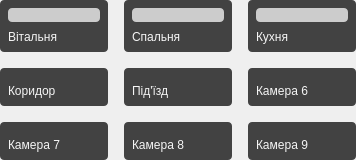
     <widget class="QWidget" name="page_5">
      <layout class="QVBoxLayout" name="verticalLayout_11">
       <property name="spacing">
        <number>0</number>
       </property>
       <property name="leftMargin">
        <number>0</number>
       </property>
       <property name="topMargin">
        <number>0</number>
       </property>
       <property name="rightMargin">
        <number>0</number>
       </property>
       <property name="bottomMargin">
        <number>0</number>
       </property>
       <item>
        <widget class="QWidget" name="widget_2" native="true">
         <layout class="QGridLayout" name="gridLayout" rowstretch="1,1,1" columnstretch="1,1,1" rowminimumheight="1,1,1" columnminimumwidth="1,1,1">
          <property name="leftMargin">
           <number>0</number>
          </property>
          <property name="topMargin">
           <number>0</number>
          </property>
          <property name="rightMargin">
           <number>0</number>
          </property>
          <property name="bottomMargin">
           <number>0</number>
          </property>
          <property name="spacing">
           <number>16</number>
          </property>
          <item row="0" column="0">
           <widget class="QWidget" name="widget_3" native="true">
            <property name="styleSheet">
             <string notr="true">background: #424242;
border-radius: 4px;
color: #f5f5f5;</string>
            </property>
            <layout class="QVBoxLayout" name="verticalLayout_2" stretch="1,0">
             <property name="spacing">
              <number>8</number>
             </property>
             <property name="leftMargin">
              <number>8</number>
             </property>
             <property name="topMargin">
              <number>8</number>
             </property>
             <property name="rightMargin">
              <number>8</number>
             </property>
             <property name="bottomMargin">
              <number>8</number>
             </property>
             <item>
              <widget class="QPushButton" name="pushButton_14">
               <property name="sizePolicy">
                <sizepolicy hsizetype="Minimum" vsizetype="Preferred">
                 <horstretch>0</horstretch>
                 <verstretch>0</verstretch>
                </sizepolicy>
               </property>
               <property name="cursor">
                <cursorShape>PointingHandCursor</cursorShape>
               </property>
               <property name="styleSheet">
                <string notr="true">background: #ccc;</string>
               </property>
               <property name="text">
                <string/>
               </property>
              </widget>
             </item>
             <item>
              <widget class="QWidget" name="widget_13" native="true">
               <property name="styleSheet">
                <string notr="true">padding: 0;</string>
               </property>
               <layout class="QHBoxLayout" name="horizontalLayout_2" stretch="1,0">
                <property name="spacing">
                 <number>8</number>
                </property>
                <property name="leftMargin">
                 <number>0</number>
                </property>
                <property name="topMargin">
                 <number>0</number>
                </property>
                <property name="rightMargin">
                 <number>0</number>
                </property>
                <property name="bottomMargin">
                 <number>0</number>
                </property>
                <item>
                 <widget class="QLabel" name="label">
                  <property name="text">
                   <string>Вітальня</string>
                  </property>
                 </widget>
                </item>
                <item>
                 <widget class="QPushButton" name="pushButton_3">
                  <property name="cursor">
                   <cursorShape>PointingHandCursor</cursorShape>
                  </property>
                  <property name="text">
                   <string/>
                  </property>
                  <property name="icon">
                   <iconset resource="images.qrc">
                    <normaloff>:/img/on.png</normaloff>:/img/on.png</iconset>
                  </property>
                 </widget>
                </item>
               </layout>
              </widget>
             </item>
            </layout>
           </widget>
          </item>
          <item row="0" column="1">
           <widget class="QWidget" name="widget_4" native="true">
            <property name="styleSheet">
             <string notr="true">background: #424242;
border-radius: 4px;
color: #f5f5f5;</string>
            </property>
            <layout class="QVBoxLayout" name="verticalLayout_3" stretch="1,0">
             <property name="spacing">
              <number>8</number>
             </property>
             <property name="leftMargin">
              <number>8</number>
             </property>
             <property name="topMargin">
              <number>8</number>
             </property>
             <property name="rightMargin">
              <number>8</number>
             </property>
             <property name="bottomMargin">
              <number>8</number>
             </property>
             <item>
              <widget class="QWidget" name="widget_14" native="true">
               <property name="cursor">
                <cursorShape>PointingHandCursor</cursorShape>
               </property>
               <property name="styleSheet">
                <string notr="true">background: #ccc;</string>
               </property>
              </widget>
             </item>
             <item>
              <widget class="QWidget" name="widget_15" native="true">
               <property name="styleSheet">
                <string notr="true">padding: 0;</string>
               </property>
               <layout class="QHBoxLayout" name="horizontalLayout_3" stretch="1,0">
                <property name="spacing">
                 <number>8</number>
                </property>
                <property name="leftMargin">
                 <number>0</number>
                </property>
                <property name="topMargin">
                 <number>0</number>
                </property>
                <property name="rightMargin">
                 <number>0</number>
                </property>
                <property name="bottomMargin">
                 <number>0</number>
                </property>
                <item>
                 <widget class="QLabel" name="label_2">
                  <property name="text">
                   <string>Спальня</string>
                  </property>
                 </widget>
                </item>
                <item>
                 <widget class="QPushButton" name="pushButton_4">
                  <property name="cursor">
                   <cursorShape>PointingHandCursor</cursorShape>
                  </property>
                  <property name="text">
                   <string/>
                  </property>
                  <property name="icon">
                   <iconset resource="images.qrc">
                    <normaloff>:/img/on.png</normaloff>:/img/on.png</iconset>
                  </property>
                 </widget>
                </item>
               </layout>
              </widget>
             </item>
            </layout>
           </widget>
          </item>
          <item row="0" column="2">
           <widget class="QWidget" name="widget_5" native="true">
            <property name="styleSheet">
             <string notr="true">background: #424242;
border-radius: 4px;
color: #f5f5f5;</string>
            </property>
            <layout class="QVBoxLayout" name="verticalLayout_4" stretch="1,0">
             <property name="spacing">
              <number>8</number>
             </property>
             <property name="leftMargin">
              <number>8</number>
             </property>
             <property name="topMargin">
              <number>8</number>
             </property>
             <property name="rightMargin">
              <number>8</number>
             </property>
             <property name="bottomMargin">
              <number>8</number>
             </property>
             <item>
              <widget class="QWidget" name="widget_16" native="true">
               <property name="cursor">
                <cursorShape>PointingHandCursor</cursorShape>
               </property>
               <property name="styleSheet">
                <string notr="true">background: #ccc;</string>
               </property>
              </widget>
             </item>
             <item>
              <widget class="QWidget" name="widget_17" native="true">
               <property name="styleSheet">
                <string notr="true">padding: 0;</string>
               </property>
               <layout class="QHBoxLayout" name="horizontalLayout_4" stretch="1,0">
                <property name="spacing">
                 <number>8</number>
                </property>
                <property name="leftMargin">
                 <number>0</number>
                </property>
                <property name="topMargin">
                 <number>0</number>
                </property>
                <property name="rightMargin">
                 <number>0</number>
                </property>
                <property name="bottomMargin">
                 <number>0</number>
                </property>
                <item>
                 <widget class="QLabel" name="label_3">
                  <property name="text">
                   <string>Кухня</string>
                  </property>
                 </widget>
                </item>
                <item>
                 <widget class="QPushButton" name="pushButton_5">
                  <property name="cursor">
                   <cursorShape>PointingHandCursor</cursorShape>
                  </property>
                  <property name="text">
                   <string/>
                  </property>
                  <property name="icon">
                   <iconset resource="images.qrc">
                    <normaloff>:/img/on.png</normaloff>:/img/on.png</iconset>
                  </property>
                 </widget>
                </item>
               </layout>
              </widget>
             </item>
            </layout>
           </widget>
          </item>
          <item row="1" column="2">
           <widget class="QWidget" name="widget_7" native="true">
            <property name="styleSheet">
             <string notr="true">background: #424242;
border-radius: 4px;
color: #f5f5f5;</string>
            </property>
            <layout class="QVBoxLayout" name="verticalLayout_5" stretch="1,0">
             <property name="spacing">
              <number>8</number>
             </property>
             <property name="leftMargin">
              <number>8</number>
             </property>
             <property name="topMargin">
              <number>8</number>
             </property>
             <property name="rightMargin">
              <number>8</number>
             </property>
             <property name="bottomMargin">
              <number>8</number>
             </property>
             <item>
              <widget class="QWidget" name="widget_18" native="true">
               <property name="cursor">
                <cursorShape>PointingHandCursor</cursorShape>
               </property>
               <property name="styleSheet">
                <string notr="true">background: #ccc;</string>
               </property>
              </widget>
             </item>
             <item>
              <widget class="QWidget" name="widget_19" native="true">
               <property name="styleSheet">
                <string notr="true">padding: 0;</string>
               </property>
               <layout class="QHBoxLayout" name="horizontalLayout_5" stretch="1,0">
                <property name="spacing">
                 <number>8</number>
                </property>
                <property name="leftMargin">
                 <number>0</number>
                </property>
                <property name="topMargin">
                 <number>0</number>
                </property>
                <property name="rightMargin">
                 <number>0</number>
                </property>
                <property name="bottomMargin">
                 <number>0</number>
                </property>
                <item>
                 <widget class="QLabel" name="label_4">
                  <property name="text">
                   <string>Камера 6</string>
                  </property>
                 </widget>
                </item>
                <item>
                 <widget class="QPushButton" name="pushButton_6">
                  <property name="cursor">
                   <cursorShape>PointingHandCursor</cursorShape>
                  </property>
                  <property name="text">
                   <string/>
                  </property>
                  <property name="icon">
                   <iconset resource="images.qrc">
                    <normaloff>:/img/videocam.png</normaloff>:/img/videocam.png</iconset>
                  </property>
                 </widget>
                </item>
               </layout>
              </widget>
             </item>
            </layout>
           </widget>
          </item>
          <item row="1" column="1">
           <widget class="QWidget" name="widget_8" native="true">
            <property name="styleSheet">
             <string notr="true">background: #424242;
border-radius: 4px;
color: #f5f5f5;</string>
            </property>
            <layout class="QVBoxLayout" name="verticalLayout_6" stretch="1,0">
             <property name="spacing">
              <number>8</number>
             </property>
             <property name="leftMargin">
              <number>8</number>
             </property>
             <property name="topMargin">
              <number>8</number>
             </property>
             <property name="rightMargin">
              <number>8</number>
             </property>
             <property name="bottomMargin">
              <number>8</number>
             </property>
             <item>
              <widget class="QWidget" name="widget_20" native="true">
               <property name="cursor">
                <cursorShape>PointingHandCursor</cursorShape>
               </property>
               <property name="styleSheet">
                <string notr="true">background: #ccc;</string>
               </property>
              </widget>
             </item>
             <item>
              <widget class="QWidget" name="widget_21" native="true">
               <property name="styleSheet">
                <string notr="true">padding: 0;</string>
               </property>
               <layout class="QHBoxLayout" name="horizontalLayout_6" stretch="1,0">
                <property name="spacing">
                 <number>8</number>
                </property>
                <property name="leftMargin">
                 <number>0</number>
                </property>
                <property name="topMargin">
                 <number>0</number>
                </property>
                <property name="rightMargin">
                 <number>0</number>
                </property>
                <property name="bottomMargin">
                 <number>0</number>
                </property>
                <item>
                 <widget class="QLabel" name="label_5">
                  <property name="text">
                   <string>Під'їзд</string>
                  </property>
                 </widget>
                </item>
                <item>
                 <widget class="QPushButton" name="pushButton_7">
                  <property name="cursor">
                   <cursorShape>PointingHandCursor</cursorShape>
                  </property>
                  <property name="text">
                   <string/>
                  </property>
                  <property name="icon">
                   <iconset resource="images.qrc">
                    <normaloff>:/img/on.png</normaloff>:/img/on.png</iconset>
                  </property>
                 </widget>
                </item>
               </layout>
              </widget>
             </item>
            </layout>
           </widget>
          </item>
          <item row="1" column="0">
           <widget class="QWidget" name="widget_11" native="true">
            <property name="styleSheet">
             <string notr="true">background: #424242;
border-radius: 4px;
color: #f5f5f5;</string>
            </property>
            <layout class="QVBoxLayout" name="verticalLayout_7" stretch="1,0">
             <property name="spacing">
              <number>8</number>
             </property>
             <property name="leftMargin">
              <number>8</number>
             </property>
             <property name="topMargin">
              <number>8</number>
             </property>
             <property name="rightMargin">
              <number>8</number>
             </property>
             <property name="bottomMargin">
              <number>8</number>
             </property>
             <item>
              <widget class="QWidget" name="widget_22" native="true">
               <property name="cursor">
                <cursorShape>PointingHandCursor</cursorShape>
               </property>
               <property name="styleSheet">
                <string notr="true">background: #ccc;</string>
               </property>
              </widget>
             </item>
             <item>
              <widget class="QWidget" name="widget_23" native="true">
               <property name="styleSheet">
                <string notr="true">padding: 0;</string>
               </property>
               <layout class="QHBoxLayout" name="horizontalLayout_7" stretch="1,0">
                <property name="spacing">
                 <number>8</number>
                </property>
                <property name="leftMargin">
                 <number>0</number>
                </property>
                <property name="topMargin">
                 <number>0</number>
                </property>
                <property name="rightMargin">
                 <number>0</number>
                </property>
                <property name="bottomMargin">
                 <number>0</number>
                </property>
                <item>
                 <widget class="QLabel" name="label_6">
                  <property name="text">
                   <string>Коридор</string>
                  </property>
                 </widget>
                </item>
                <item>
                 <widget class="QPushButton" name="pushButton_8">
                  <property name="cursor">
                   <cursorShape>PointingHandCursor</cursorShape>
                  </property>
                  <property name="text">
                   <string/>
                  </property>
                  <property name="icon">
                   <iconset resource="images.qrc">
                    <normaloff>:/img/videocam.png</normaloff>:/img/videocam.png</iconset>
                  </property>
                 </widget>
                </item>
               </layout>
              </widget>
             </item>
            </layout>
           </widget>
          </item>
          <item row="2" column="0">
           <widget class="QWidget" name="widget_24" native="true">
            <property name="styleSheet">
             <string notr="true">background: #424242;
border-radius: 4px;
color: #f5f5f5;</string>
            </property>
            <layout class="QVBoxLayout" name="verticalLayout_8" stretch="1,0">
             <property name="spacing">
              <number>8</number>
             </property>
             <property name="leftMargin">
              <number>8</number>
             </property>
             <property name="topMargin">
              <number>8</number>
             </property>
             <property name="rightMargin">
              <number>8</number>
             </property>
             <property name="bottomMargin">
              <number>8</number>
             </property>
             <item>
              <widget class="QWidget" name="widget_25" native="true">
               <property name="cursor">
                <cursorShape>PointingHandCursor</cursorShape>
               </property>
               <property name="styleSheet">
                <string notr="true">background: #ccc;</string>
               </property>
              </widget>
             </item>
             <item>
              <widget class="QWidget" name="widget_26" native="true">
               <property name="styleSheet">
                <string notr="true">padding: 0;</string>
               </property>
               <layout class="QHBoxLayout" name="horizontalLayout_8" stretch="1,0">
                <property name="spacing">
                 <number>8</number>
                </property>
                <property name="leftMargin">
                 <number>0</number>
                </property>
                <property name="topMargin">
                 <number>0</number>
                </property>
                <property name="rightMargin">
                 <number>0</number>
                </property>
                <property name="bottomMargin">
                 <number>0</number>
                </property>
                <item>
                 <widget class="QLabel" name="label_7">
                  <property name="text">
                   <string>Камера 7</string>
                  </property>
                 </widget>
                </item>
                <item>
                 <widget class="QPushButton" name="pushButton_9">
                  <property name="cursor">
                   <cursorShape>PointingHandCursor</cursorShape>
                  </property>
                  <property name="text">
                   <string/>
                  </property>
                  <property name="icon">
                   <iconset resource="images.qrc">
                    <normaloff>:/img/videocam.png</normaloff>:/img/videocam.png</iconset>
                  </property>
                 </widget>
                </item>
               </layout>
              </widget>
             </item>
            </layout>
           </widget>
          </item>
          <item row="2" column="1">
           <widget class="QWidget" name="widget_9" native="true">
            <property name="styleSheet">
             <string notr="true">background: #424242;
border-radius: 4px;
color: #f5f5f5;</string>
            </property>
            <layout class="QVBoxLayout" name="verticalLayout_9" stretch="1,0">
             <property name="spacing">
              <number>8</number>
             </property>
             <property name="leftMargin">
              <number>8</number>
             </property>
             <property name="topMargin">
              <number>8</number>
             </property>
             <property name="rightMargin">
              <number>8</number>
             </property>
             <property name="bottomMargin">
              <number>8</number>
             </property>
             <item>
              <widget class="QWidget" name="widget_27" native="true">
               <property name="cursor">
                <cursorShape>PointingHandCursor</cursorShape>
               </property>
               <property name="styleSheet">
                <string notr="true">background: #ccc;</string>
               </property>
              </widget>
             </item>
             <item>
              <widget class="QWidget" name="widget_28" native="true">
               <property name="styleSheet">
                <string notr="true">padding: 0;</string>
               </property>
               <layout class="QHBoxLayout" name="horizontalLayout_9" stretch="1,0">
                <property name="spacing">
                 <number>8</number>
                </property>
                <property name="leftMargin">
                 <number>0</number>
                </property>
                <property name="topMargin">
                 <number>0</number>
                </property>
                <property name="rightMargin">
                 <number>0</number>
                </property>
                <property name="bottomMargin">
                 <number>0</number>
                </property>
                <item>
                 <widget class="QLabel" name="label_8">
                  <property name="text">
                   <string>Камера 8</string>
                  </property>
                 </widget>
                </item>
                <item>
                 <widget class="QPushButton" name="pushButton_10">
                  <property name="cursor">
                   <cursorShape>PointingHandCursor</cursorShape>
                  </property>
                  <property name="text">
                   <string/>
                  </property>
                  <property name="icon">
                   <iconset resource="images.qrc">
                    <normaloff>:/img/videocam.png</normaloff>:/img/videocam.png</iconset>
                  </property>
                 </widget>
                </item>
               </layout>
              </widget>
             </item>
            </layout>
           </widget>
          </item>
          <item row="2" column="2">
           <widget class="QWidget" name="widget_10" native="true">
            <property name="styleSheet">
             <string notr="true">background: #424242;
border-radius: 4px;
color: #f5f5f5;</string>
            </property>
            <layout class="QVBoxLayout" name="verticalLayout_10" stretch="1,0">
             <property name="spacing">
              <number>8</number>
             </property>
             <property name="leftMargin">
              <number>8</number>
             </property>
             <property name="topMargin">
              <number>8</number>
             </property>
             <property name="rightMargin">
              <number>8</number>
             </property>
             <property name="bottomMargin">
              <number>8</number>
             </property>
             <item>
              <widget class="QWidget" name="widget_29" native="true">
               <property name="cursor">
                <cursorShape>PointingHandCursor</cursorShape>
               </property>
               <property name="styleSheet">
                <string notr="true">background: #ccc;</string>
               </property>
              </widget>
             </item>
             <item>
              <widget class="QWidget" name="widget_30" native="true">
               <property name="styleSheet">
                <string notr="true">padding: 0;</string>
               </property>
               <layout class="QHBoxLayout" name="horizontalLayout_10" stretch="1,0">
                <property name="spacing">
                 <number>8</number>
                </property>
                <property name="leftMargin">
                 <number>0</number>
                </property>
                <property name="topMargin">
                 <number>0</number>
                </property>
                <property name="rightMargin">
                 <number>0</number>
                </property>
                <property name="bottomMargin">
                 <number>0</number>
                </property>
                <item>
                 <widget class="QLabel" name="label_9">
                  <property name="text">
                   <string>Камера 9</string>
                  </property>
                 </widget>
                </item>
                <item>
                 <widget class="QPushButton" name="pushButton_11">
                  <property name="cursor">
                   <cursorShape>PointingHandCursor</cursorShape>
                  </property>
                  <property name="text">
                   <string/>
                  </property>
                  <property name="icon">
                   <iconset resource="images.qrc">
                    <normaloff>:/img/videocam.png</normaloff>:/img/videocam.png</iconset>
                  </property>
                 </widget>
                </item>
               </layout>
              </widget>
             </item>
            </layout>
           </widget>
          </item>
         </layout>
        </widget>
       </item>
      </layout>
     </widget>
